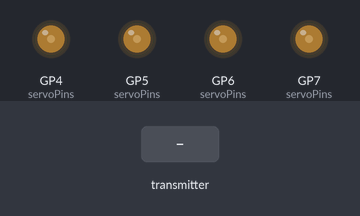
A program run on a simulated Raspberry Pi Pico. Shown: output pins drawn as LEDs (lit = HIGH). Inputs (shaded band) come from the test bench. No radio packets arrive unless stated; what the program prints to the serial monitor is not drawn.

Above: at 1.2 s.
1.3 s: the transmitter starts sending ch1 = 0
At 2.5 s:
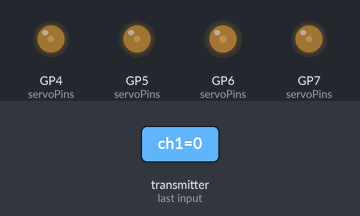
2.8 s: the transmitter starts sending ch2 = 64
At 3.6 s:
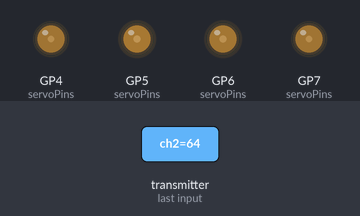
4.3 s: the transmitter starts sending ch3 = 64
At 4.7 s:
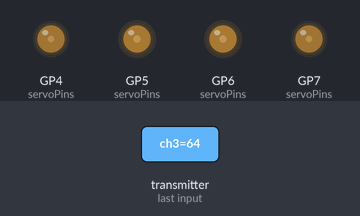
5.8 s: the transmitter starts sending ch4 = 64
At 7.0 s:
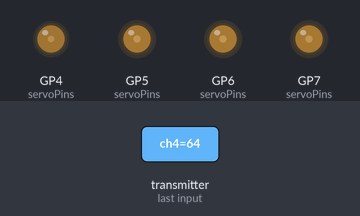
7.3 s: the transmitter starts sending ch2 = 0
At 8.2 s:
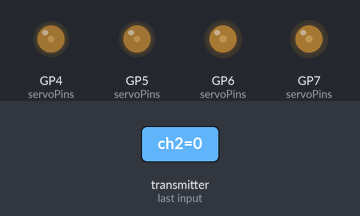
8.8 s: the transmitter starts sending ch1 = 64
At 9.3 s:
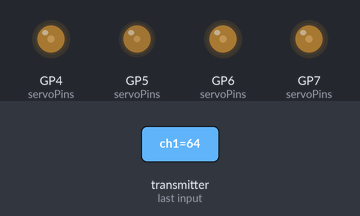
Timing chart, 0 to 11.3 s (numbered marks = the images above; inputs shaded):
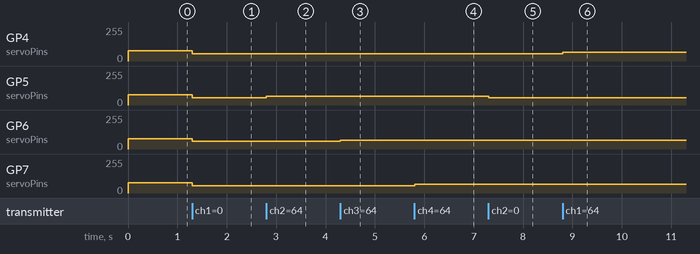

Measured:
- after the input at 1.3 s, GP4 (servoPins), GP5 (servoPins), GP7 (servoPins): 76/255 → 53/255 at once; GP6 (servoPins): 76/255 → 58/255 at once
- after the input at 2.8 s, GP5 (servoPins): 53/255 → 65/255 at once
- after the input at 4.3 s, GP6 (servoPins): 58/255 → 67/255 at once
- after the input at 5.8 s, GP7 (servoPins): 53/255 → 65/255 at once
- after the input at 7.3 s, GP5 (servoPins): 65/255 → 53/255 at once
- after the input at 8.8 s, GP4 (servoPins): 53/255 → 65/255 at once

The program:

main.cpp
```cpp
#include <Arduino.h>
#include <SPI.h>
#include <RF24.h>
#include "hardware/pwm.h"

// ------------------------- RF24 Konfiguration -------------------------

// Definieren der CE und CSN Pins
#define CE_PIN 22   // GP12 auf Pico (Physischer Pin 17)
#define CSN_PIN 17  // GP17 auf Pico (Physischer Pin 22)

// Erstellen eines RF24 Objekts mit den definierten Pins
RF24 radio(CE_PIN, CSN_PIN);

// Adresse für die Kommunikation
const byte address[6] = "00001";

// Struktur zur Speicherung der übertragenen Daten (6 Kanäle)
struct transfer_data {
  byte ch1; // Roll input
  byte ch2; // Pitch input
  byte ch3; // Yaw input
  byte ch4; // Pitch adjustment
  byte ch5; // Button ch5
  byte ch6; // Button ch6
};

// Variable für die Struktur
transfer_data data;

// Empfangene Werte
int ch1_value = 90;  // Roll input
int ch2_value = 90;  // Pitch input
int ch3_value = 90;  // Yaw input
int ch4_value = 90;  // Pitch adjustment value
int ch5_value = 1;   // Button ch5
int ch6_value = 1;   // Button ch6

// ------------------------- Servo Konfiguration -------------------------

// Definieren der Servo-Pins
const uint8_t servoPins[] = {4, 5, 6, 7}; // GP4, GP5, GP6, GP7
const uint8_t numServos = 4;

// PWM-Konfigurationsparameter
const float pwmFrequency = 50.0f;          // 50 Hz für Servos (20 ms Periode)
const uint16_t pwmWrap = 2500;              // Wrap-Wert für 50 Hz (125 MHz / (250 * 2500) = 50 Hz)

// Pulsbreiten in Mikrosekunden für Standard SG90 Servo
const uint16_t minPulse = 500; // 1 ms für 0 Grad (500 * 2 µs = 1000 µs)
const uint16_t maxPulse = 1000; // 2 ms für 180 Grad (1000 * 2 µs = 2000 µs)

// Aktuelle Winkel der Servos
int servoAngles[numServos] = {90, 90, 90, 90}; // Startwinkel für alle vier Servos

// Funktion zur Initialisierung der PWM für einen Servo
void initServoPWM(uint8_t pin) {
    // Bestimmen des PWM-Slice und -Kanals
    uint slice_num = pwm_gpio_to_slice_num(pin);
    uint channel = pwm_gpio_to_channel(pin);

    // GPIO-Funktion auf PWM setzen
    gpio_set_function(pin, GPIO_FUNC_PWM);

    // PWM-Konfiguration
    pwm_set_wrap(slice_num, pwmWrap - 1);    // Setzen des Wrap-Wertes für 20 ms Periode
    pwm_set_clkdiv(slice_num, 250.0f);       // Clock-Divisor auf 250 setzen (125 MHz / (250 * 2500) = 1)
    pwm_set_chan_level(slice_num, channel, 0); // Initialer PWM-Level
    pwm_set_enabled(slice_num, true);           // PWM-Slice aktivieren
}

// Funktion zur Einstellung des Servo-Winkels
void setServoAngle(uint8_t pin, int angle_deg) {
    // Begrenzen des Winkels auf 0-180 Grad
    angle_deg = constrain(angle_deg, 0, 180);

    // Berechnung der Pulsbreite basierend auf dem Winkel
    uint16_t pulseWidth = map(angle_deg, 0, 180, minPulse, maxPulse);

    // Berechnung des PWM-Level (Anzahl der Ticks)
    // Jeder Tick entspricht 2 µs (clkdiv=250 / 125MHz)
    uint16_t pwmLevel = pulseWidth; // pulseWidth ist bereits in Ticks (500-1000)

    // Setzen des PWM-Level für den entsprechenden Slice und Kanal
    uint slice_num = pwm_gpio_to_slice_num(pin);
    uint channel = pwm_gpio_to_channel(pin);
    pwm_set_chan_level(slice_num, channel, pwmLevel);

    // Serieller Output zur Überwachung
    Serial.print("Servo Pin: ");
    Serial.print(pin);
    Serial.print(" | Angle: ");
    Serial.print(angle_deg);
    Serial.print("° | Pulse Width: ");
    Serial.print(pulseWidth * 2); // Umrechnung in µs
    Serial.print(" µs | PWM Level: ");
    Serial.println(pwmLevel);
}

void setup() {
    // Initialisierung der seriellen Kommunikation
    Serial.begin(115200);
    while (!Serial); // Optional: Warten, bis der serielle Monitor verbunden ist

    // Initialisierung der RF24
    if (!radio.begin()) {
        Serial.println("Setup, Radio hardware not responding!");
        while (1);  // Halt, wenn die RF24 Hardware nicht reagiert
    } else {
        Serial.println("SETUP, Radio hardware initialized!");
    }

    // Setzen der Radio-Parameter
    radio.openReadingPipe(0, address);
    radio.setPALevel(RF24_PA_LOW);
    radio.setChannel(50);               // Auf denselben Kanal setzen
    radio.setDataRate(RF24_250KBPS);    // Optional: Niedrigere Datenrate für Zuverlässigkeit
    radio.startListening();

    // Initialisierung der PWM für jeden Servo
    for (uint8_t i = 0; i < numServos; i++) {
        initServoPWM(servoPins[i]);
        setServoAngle(servoPins[i], servoAngles[i]); // Setzen auf die neutrale Position (90 Grad)
    }
}

void loop() {
    // RADIO COMMUNICATION
    if (radio.available()) {
        radio.read(&data, sizeof(transfer_data));

        // Map the received data to control values
        ch1_value = map(data.ch1, 0, 254, 10, 170);  // Roll input
        ch2_value = map(data.ch2, 0, 254, 10, 170);  // Pitch input
        ch3_value = map(data.ch3, 0, 254, 25, 155);  // Yaw input
        ch4_value = map(data.ch4, 0, 254, 10, 170);  // Pitch adjustment value
        ch5_value = data.ch5;
        ch6_value = data.ch6;

        // Für Debugging: Empfangene Werte drucken
        Serial.print("Received data: ");
        Serial.print("ch1: "); Serial.print(ch1_value);
        Serial.print(", ch2: "); Serial.print(ch2_value);
        Serial.print(", ch3: "); Serial.print(ch3_value);
        Serial.print(", ch4: "); Serial.print(ch4_value);
        Serial.print(", ch5: "); Serial.print(ch5_value);
        Serial.print(", ch6: "); Serial.println(ch6_value);

        // Setzen der Servo-Winkel basierend auf den empfangenen Kanälen
        // Zuordnung: ch1 -> Servo1 (GP4), ch2 -> Servo2 (GP5), ch3 -> Servo3 (GP6), ch4 -> Servo4 (GP7)
        setServoAngle(servoPins[0], ch1_value); // Servo1
        setServoAngle(servoPins[1], ch2_value); // Servo2
        setServoAngle(servoPins[2], ch3_value); // Servo3
        setServoAngle(servoPins[3], ch4_value); // Servo4
    } else {
        Serial.println("No message received");
        //delay(500);  // Kurze Pause, um den seriellen Monitor nicht zu überfluten
    }
}
```
